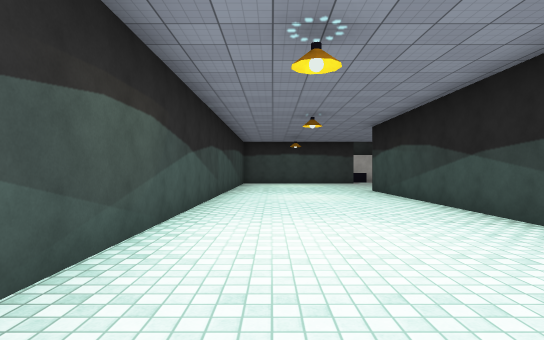
view 1 (above)

12 first-person views from a walk through a scene from a Unity 3-D project. The camera is 1.3 m above the floor, looks level and sees 80° across. The floor is counted in squares, 2 m on a side. Each view is taken from the middle of a square. On the plan, view 1 faces up. The plan holds only what a view shows up to about 10 squares ahead; the rest is blank. The place goes on beyond the plan. Some animated figures are not drawn. Some surface patterns are stand-ins.

view 2
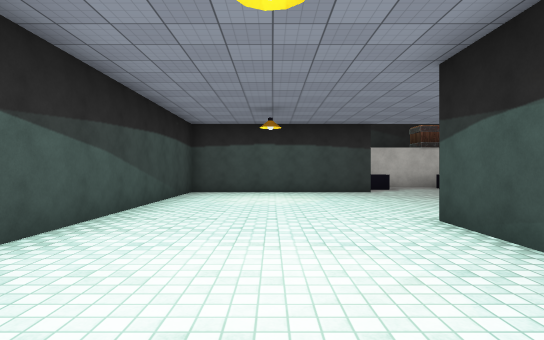

view 3
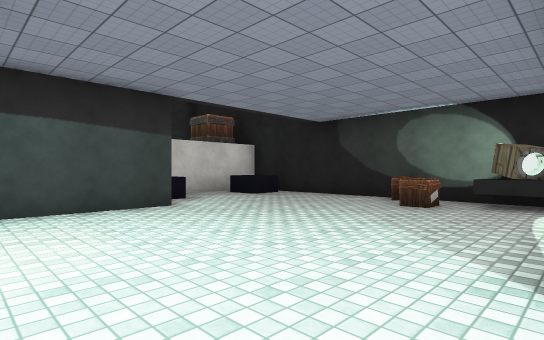

view 4
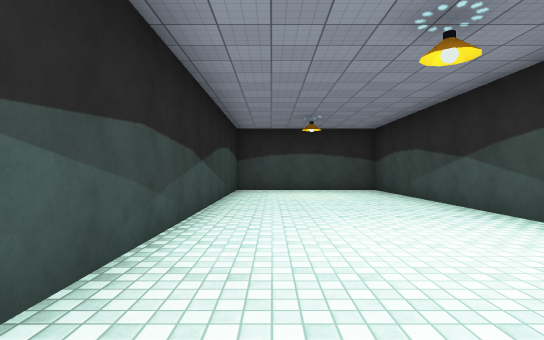

view 5
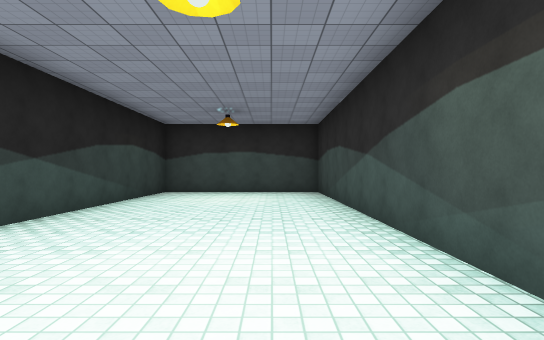

view 6
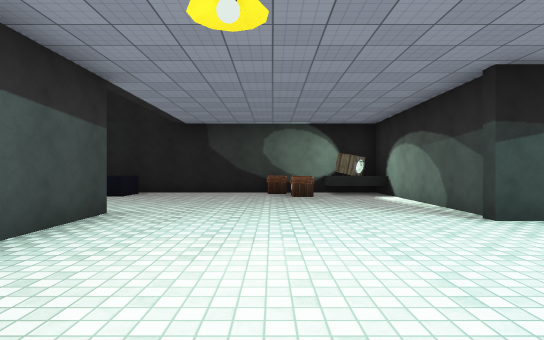

view 7
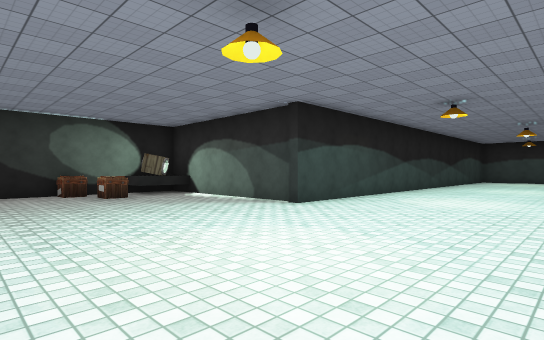

view 8
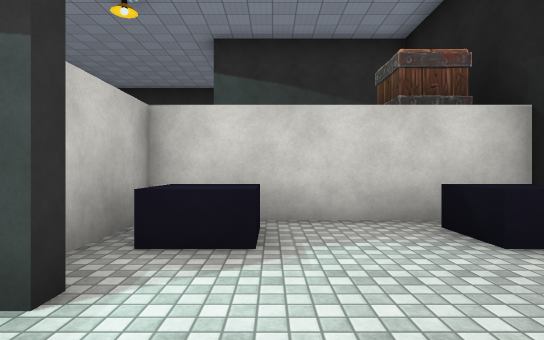

view 9
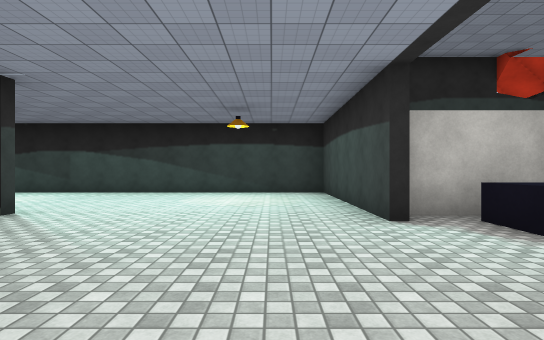

view 10
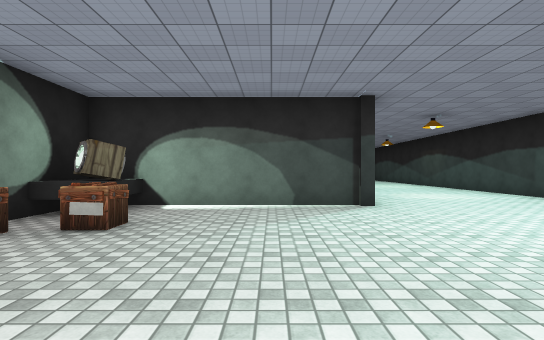

view 11
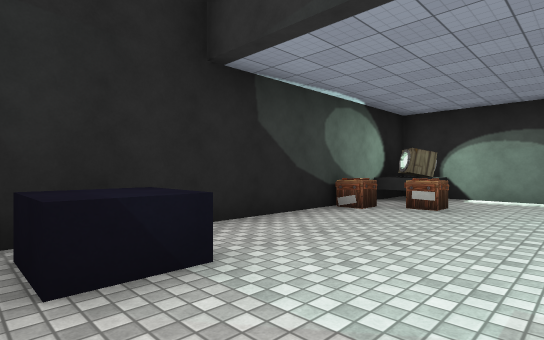

view 12
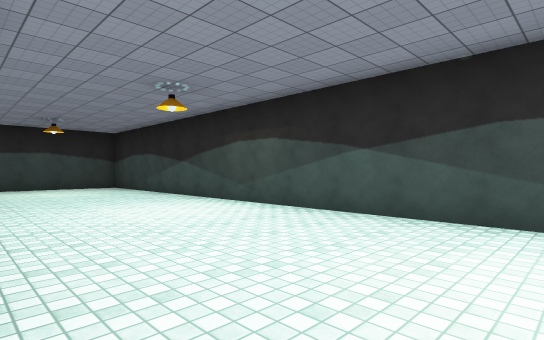

### Floor plan
Ten units are one square. View 1 is at (0, 0); x grows to the right and y downward. Boxes are objects, and circles mark ways between rooms. Rooms are numbered by the first view taken in them; rooms with no view inside come last. Other rooms are left out.
<svg viewBox="-19 -187 109 237">
<path fill="none" stroke="#000" d="M31 -100 84 -100 84 -182M40 -155 -14 -155 -14 45 31 45 31 -102M74 -99 74 -115 84 -115M49 -167 39 -167M80 -167 69 -167M84 -182 34 -182 34 -159M49 -175 49 -167M69 -167 69 -177 80 -177"/>
<rect x="65" y="-125" width="10" height="10" fill="#bbb"><title>other object</title></rect>
<rect x="75" y="-135" width="10" height="10" fill="#bbb"><title>other object</title></rect>
<circle cx="55" cy="-170" r="3" fill="#2a7"/>
<circle cx="80" cy="-170" r="3" fill="#2a7"/>
<text x="20" y="-70">1</text>
<text x="60" y="-180">2</text>
</svg>
Room 1 opens to room 2.

Where each view was taken, in squares from view 1:
view 1: 0 up, 0 right, facing up
view 2: 6 up, 1 right, facing up
view 3: 10 up, 1 right, facing up-right
view 4: 6 up, 2 right, facing down
view 5: 5 up, 0 right, facing down
view 6: 13 up, 1 left, facing right
view 7: 15 up, 1 left, facing down-right
view 8: 14 up, 5 right, facing up
view 9: 14 up, 8 right, facing left
view 10: 16 up, 5 right, facing down
view 11: 18 up, 5 right, facing down-right
view 12: 8 up, 3 right, facing down-left
